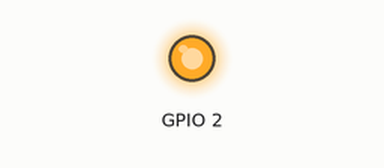
Recording of a sketch running on a simulated ESP32. Parts: output pins drawn as LEDs (lit = HIGH). WiFi joins after 1.5 s; servers stay silent unless stated; the local clock reads 2024-03-15 10:24:30 at power-on unless the sketch sets it; what the sketch prints to the serial monitor is not drawn.

Above: at 0.1 s.
At 1.0 s:
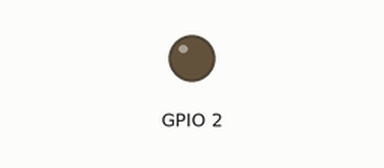
Timing chart, 0 to 2.7 s (numbered marks = the images above):
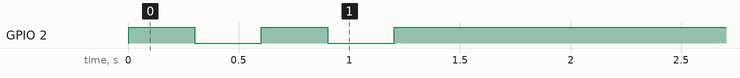

The sketch:

GISMO6_RTCApplianceControl.ino
```cpp
#include <WiFi.h>
#include "time.h"
#include "Credentials.h"


const char* ntpServer = "pool.ntp.org";
const long  gmtOffset_sec = 19800;
const int   daylightOffset_sec =  0;

int hrs;
int mins;

int getCurrentHrsMins()
{
  struct tm timeinfo;
  if(!getLocalTime(&timeinfo)){
    Serial.println("Failed to obtain time");
    return 0;
  }
  //Serial.println(&timeinfo, "%A, %B %d %Y %H:%M:%S");

  hrs = timeinfo.tm_hour;
  mins = timeinfo.tm_min;

  Serial.print("Hours:");
  Serial.println(hrs);

  Serial.print("Minutes:");
  Serial.println(mins);

  return (hrs * 60 + mins);

}

void setup()
{
  Serial.begin(115200);

  //connect to WiFi
  WiFiInit();

  //init and get the time
  configTime(gmtOffset_sec, daylightOffset_sec, ntpServer);
  getCurrentHrsMins();

  }

void loop()
{
  delay(1000);
  Serial.println(getCurrentHrsMins());
}

void WiFiInit(){
  pinMode(2,OUTPUT);
  WiFi.begin(WIFI_SSID, WIFI_PASSWORD);
  Serial.print("Connecting to Wi-Fi");
  while (WiFi.status() != WL_CONNECTED)
  {
    Serial.print(".");
    digitalWrite(2,!digitalRead(2));
    delay(300);
  }
  Serial.println();
  Serial.print("Connected with IP: ");
  Serial.println(WiFi.localIP());
  Serial.println();

}
```

Credentials.h
```cpp
#define FIREBASE_HOST "xxxxxxxxxxxxxxxxxxxxxxx" //Do not include https:// in FIREBASE_HOST
#define FIREBASE_AUTH "xxxxxxxxxxxxxxxxxxxxxxx"
#define WIFI_SSID "xxxxxxxxxxxxxxxxxx"
#define WIFI_PASSWORD "xxxxxxxxxxxxxxxxxxxxxxx"
#include <Wire.h>
#include "SSD1306.h"
#include "FirebaseESP32.h"
FirebaseData firebaseData;
SSD1306  display(0x3c, 21, 22);
```
